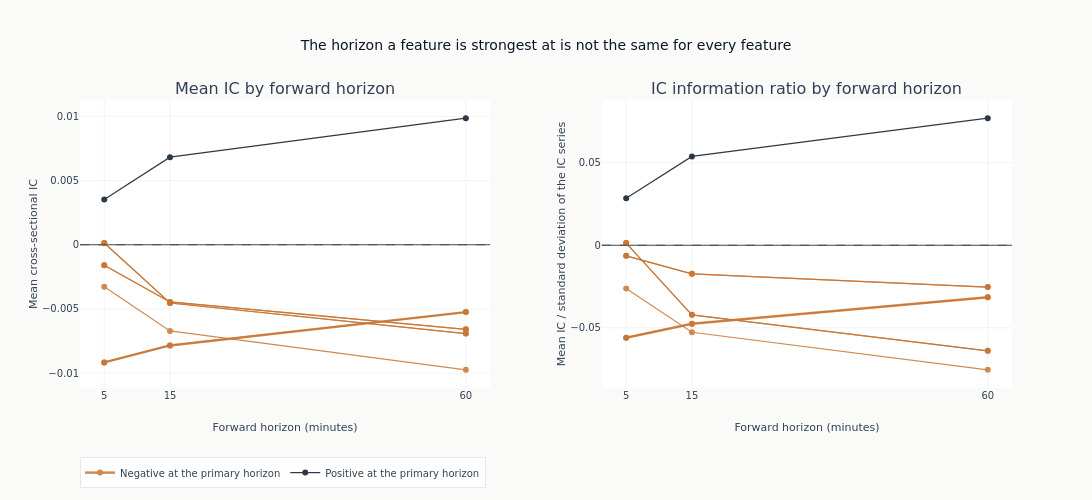

Write notebook code for a chart like this one.
### Code cell
fig = make_subplots(
    rows=1,
    cols=2,
    subplot_titles=(
        "Mean IC by forward horizon",
        "IC information ratio by forward horizon",
    ),
    horizontal_spacing=0.12,
)
shown_direction = set()
for feature in leaders:
    profile = horizon_ic.filter(pl.col("feature") == feature).sort("horizon")
    at_primary = profile.filter(pl.col("horizon") == LABEL_HORIZON)["ic_mean"]
    if not len(at_primary):
        continue
    positive = float(at_primary[0]) > 0
    group = "Positive at the primary horizon" if positive else "Negative at the primary horizon"
    style = {
        "color": COLORS["blue"] if positive else COLORS["copper"],
        "width": 2.5 if feature == leader else 1.2,
    }
    for column, column_index in (("ic_mean", 1), ("icir", 2)):
        first = column_index == 1 and group not in shown_direction
        _ = fig.add_trace(
            go.Scatter(
                x=profile["horizon"],
                y=profile[column],
                mode="lines+markers",
                line=style,
                opacity=0.85,
                name=group,
                legendgroup=group,
                showlegend=first,
                hovertext=feature,
            ),
            row=1,
            col=column_index,
        )
    shown_direction.add(group)
_ = fig.add_hline(y=0, line={"color": COLORS["neutral"], "width": 0.8, "dash": "dash"})
fig.update_layout(
    title="The horizon a feature is strongest at is not the same for every feature",
    height=500,
    width=1120,
    legend={"orientation": "h", "y": -0.24},
)
for column_index in (1, 2):
    fig.update_xaxes(
        title_text="Forward horizon (minutes)",
        tickmode="array",
        tickvals=sorted(LABEL_HORIZONS.values()),
        row=1,
        col=column_index,
    )
fig.update_yaxes(title_text="Mean cross-sectional IC", row=1, col=1)
fig.update_yaxes(title_text="Mean IC / standard deviation of the IC series", row=1, col=2)
fig.show()

### Figure 1 — Plotly figure (JSON) as saved in the notebook; plotly's stock layout.template omitted (floating-point values rounded to 4 significant figures)
{"data": [{"hovertext": "r1m", "legendgroup": "Negative at the primary horizon", "line": {"color": "#C87533", "width": 2.5}, "mode": "lines+markers", "name": "Negative at the primary horizon", "opacity": 0.85, "showlegend": true, "type": "scatter", "x": [5, 15, 60], "xaxis": "x", "y": [-0.009161, -0.007836, -0.005245], "yaxis": "y"}, {"hovertext": "r1m", "legendgroup": "Negative at the primary horizon", "line": {"color": "#C87533", "width": 2.5}, "mode": "lines+markers", "name": "Negative at the primary horizon", "opacity": 0.85, "showlegend": false, "type": "scatter", "x": [5, 15, 60], "xaxis": "x2", "y": [-0.05598, -0.04752, -0.03151], "yaxis": "y2"}, {"hovertext": "r1m_xs", "legendgroup": "Negative at the primary horizon", "line": {"color": "#C87533", "width": 1.2}, "mode": "lines+markers", "name": "Negative at the primary horizon", "opacity": 0.85, "showlegend": false, "type": "scatter", "x": [5, 15, 60], "xaxis": "x", "y": [-0.009161, -0.007836, -0.005245], "yaxis": "y"}, {"hovertext": "r1m_xs", "legendgroup": "Negative at the primary horizon", "line": {"color": "#C87533", "width": 1.2}, "mode": "lines+markers", "name": "Negative at the primary horizon", "opacity": 0.85, "showlegend": false, "type": "scatter", "x": [5, 15, 60], "xaxis": "x2", "y": [-0.05598, -0.04752, -0.03151], "yaxis": "y2"}, {"hovertext": "sig2_trd_ret", "legendgroup": "Positive at the primary horizon", "line": {"color": "#0a1628", "width": 1.2}, "mode": "lines+markers", "name": "Positive at the primary horizon", "opacity": 0.85, "showlegend": true, "type": "scatter", "x": [5, 15, 60], "xaxis": "x", "y": [0.003528, 0.006822, 0.009858], "yaxis": "y"}, {"hovertext": "sig2_trd_ret", "legendgroup": "Positive at the primary horizon", "line": {"color": "#0a1628", "width": 1.2}, "mode": "lines+markers", "name": "Positive at the primary horizon", "opacity": 0.85, "showlegend": false, "type": "scatter", "x": [5, 15, 60], "xaxis": "x2", "y": [0.02845, 0.05376, 0.07695], "yaxis": "y2"}, {"hovertext": "sig2_ret_trd", "legendgroup": "Negative at the primary horizon", "line": {"color": "#C87533", "width": 1.2}, "mode": "lines+markers", "name": "Negative at the primary horizon", "opacity": 0.85, "showlegend": false, "type": "scatter", "x": [5, 15, 60], "xaxis": "x", "y": [-0.003261, -0.00671, -0.00974], "yaxis": "y"}, {"hovertext": "sig2_ret_trd", "legendgroup": "Negative at the primary horizon", "line": {"color": "#C87533", "width": 1.2}, "mode": "lines+markers", "name": "Negative at the primary horizon", "opacity": 0.85, "showlegend": false, "type": "scatter", "x": [5, 15, 60], "xaxis": "x2", "y": [-0.02625, -0.05268, -0.07545], "yaxis": "y2"}, {"hovertext": "signed_vol_share_60m", "legendgroup": "Negative at the primary horizon", "line": {"color": "#C87533", "width": 1.2}, "mode": "lines+markers", "name": "Negative at the primary horizon", "opacity": 0.85, "showlegend": false, "type": "scatter", "x": [5, 15, 60], "xaxis": "x", "y": [0.0001415, -0.004535, -0.006918], "yaxis": "y"}, {"hovertext": "signed_vol_share_60m", "legendgroup": "Negative at the primary horizon", "line": {"color": "#C87533", "width": 1.2}, "mode": "lines+markers", "name": "Negative at the primary horizon", "opacity": 0.85, "showlegend": false, "type": "scatter", "x": [5, 15, 60], "xaxis": "x2", "y": [0.001336, -0.04213, -0.06392], "yaxis": "y2"}, {"hovertext": "signed_vol_share_60m_xs", "legendgroup": "Negative at the primary horizon", "line": {"color": "#C87533", "width": 1.2}, "mode": "lines+markers", "name": "Negative at the primary horizon", "opacity": 0.85, "showlegend": false, "type": "scatter", "x": [5, 15, 60], "xaxis": "x", "y": [0.0001415, -0.004535, -0.006918], "yaxis": "y"}, {"hovertext": "signed_vol_share_60m_xs", "legendgroup": "Negative at the primary horizon", "line": {"color": "#C87533", "width": 1.2}, "mode": "lines+markers", "name": "Negative at the primary horizon", "opacity": 0.85, "showlegend": false, "type": "scatter", "x": [5, 15, 60], "xaxis": "x2", "y": [0.001336, -0.04213, -0.06392], "yaxis": "y2"}, {"hovertext": "rv_ewma_30m", "legendgroup": "Negative at the primary horizon", "line": {"color": "#C87533", "width": 1.2}, "mode": "lines+markers", "name": "Negative at the primary horizon", "opacity": 0.85, "showlegend": false, "type": "scatter", "x": [5, 15, 60], "xaxis": "x", "y": [-0.001603, -0.004449, -0.006587], "yaxis": "y"}, {"hovertext": "rv_ewma_30m", "legendgroup": "Negative at the primary horizon", "line": {"color": "#C87533", "width": 1.2}, "mode": "lines+markers", "name": "Negative at the primary horizon", "opacity": 0.85, "showlegend": false, "type": "scatter", "x": [5, 15, 60], "xaxis": "x2", "y": [-0.006405, -0.01732, -0.0253], "yaxis": "y2"}, {"hovertext": "rv_ewma_30m_xs", "legendgroup": "Negative at the primary horizon", "line": {"color": "#C87533", "width": 1.2}, "mode": "lines+markers", "name": "Negative at the primary horizon", "opacity": 0.85, "showlegend": false, "type": "scatter", "x": [5, 15, 60], "xaxis": "x", "y": [-0.001603, -0.004449, -0.006587], "yaxis": "y"}, {"hovertext": "rv_ewma_30m_xs", "legendgroup": "Negative at the primary horizon", "line": {"color": "#C87533", "width": 1.2}, "mode": "lines+markers", "name": "Negative at the primary horizon", "opacity": 0.85, "showlegend": false, "type": "scatter", "x": [5, 15, 60], "xaxis": "x2", "y": [-0.006405, -0.01732, -0.0253], "yaxis": "y2"}], "layout": {"annotations": [{"font": {"size": 16}, "showarrow": false, "text": "Mean IC by forward horizon", "x": 0.22, "xanchor": "center", "xref": "paper", "y": 1.0, "yanchor": "bottom", "yref": "paper"}, {"font": {"size": 16}, "showarrow": false, "text": "IC information ratio by forward horizon", "x": 0.78, "xanchor": "center", "xref": "paper", "y": 1.0, "yanchor": "bottom", "yref": "paper"}], "height": 500, "legend": {"orientation": "h", "y": -0.24}, "shapes": [{"line": {"color": "#334155", "dash": "dash", "width": 0.8}, "type": "line", "x0": 0, "x1": 1, "xref": "x domain", "y0": 0, "y1": 0, "yref": "y"}, {"line": {"color": "#334155", "dash": "dash", "width": 0.8}, "type": "line", "x0": 0, "x1": 1, "xref": "x2 domain", "y0": 0, "y1": 0, "yref": "y2"}], "title": {"text": "The horizon a feature is strongest at is not the same for every feature"}, "width": 1120, "xaxis": {"anchor": "y", "domain": [0.0, 0.44], "tickmode": "array", "tickvals": [5, 15, 60], "title": {"text": "Forward horizon (minutes)"}}, "xaxis2": {"anchor": "y2", "domain": [0.56, 1.0], "tickmode": "array", "tickvals": [5, 15, 60], "title": {"text": "Forward horizon (minutes)"}}, "yaxis": {"anchor": "x", "domain": [0.0, 1.0], "title": {"text": "Mean cross-sectional IC"}}, "yaxis2": {"anchor": "x2", "domain": [0.0, 1.0], "title": {"text": "Mean IC / standard deviation of the IC series"}}}}
